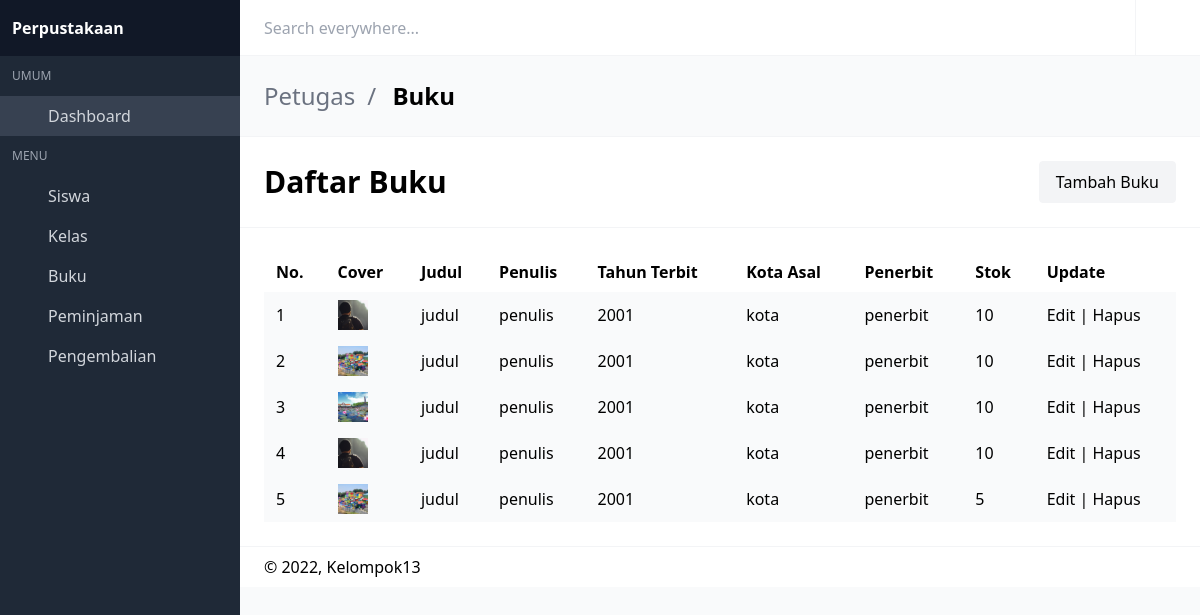
The page /main/petugas/buku.php (signed in) on the database its author committed.
### tables this page shows
CREATE TABLE `buku` (
  `id_buku` int(11) NOT NULL,
  `penulis` varchar(50) NOT NULL,
  `tahun` year(4) NOT NULL,
  `judul` varchar(255) NOT NULL,
  `kota` varchar(50) NOT NULL,
  `penerbit` varchar(255) NOT NULL,
  `cover` varchar(255) NOT NULL,
  `sinopsis` text NOT NULL,
  `stok` int(3) NOT NULL
);

### main/petugas/buku.php (the view, shortened to what this page needs)
<?php
include_once("config.php");
?>
<!DOCTYPE html>
<html lang="en" class="">
<head>
  <link rel="stylesheet" href="css/main.css?v=1628755089081">
</head>
<body>
<div id="app">
<nav id="navbar-main" class="navbar is-fixed-top">
  <div class="navbar-brand">
    <div class="navbar-item">
      <div class="control"><input placeholder="Search everywhere..." class="input"></div>
    </div>
  </div>
  <div class="navbar-menu" id="navbar-menu">
    <div class="navbar-end">
      <a href="" class="navbar-item has-divider desktop-icon-only">
        <span class="icon"><i class="mdi mdi-help-circle-outline"></i></span>
      </a>
      <a href="keluar.php" title="Log out" class="navbar-item desktop-icon-only">
        <span class="icon"><i class="mdi mdi-logout"></i></span>
      </a>
    </div>
  </div>
</nav>
<aside class="aside is-placed-left is-expanded">
  <div class="aside-tools">
    <div>
    <b class="font-black">Perpustakaan</b>
    </div>
  </div>
  <div class="menu is-menu-main">
    <p class="menu-label">Umum</p>
    <ul class="menu-list">
      <li class="active">
        <a href="dashboard.php">
          <span class="icon"><i class="mdi mdi-desktop-mac"></i></span>
          <span class="menu-item-label">Dashboard</span>
        </a>
      </li>
    </ul>
    <p class="menu-label">Menu</p>
    <ul class="menu-list">
      <li class="--set-active-tables-html">
        <a href="siswa.php">
          <span class="icon"><i class="mdi mdi-account-circle"></i></span>
          <span class="menu-item-label">Siswa</span>
        </a>
      </li>
      <li class="--set-active-forms-html">
        <a href="kelas.php">
          <span class="icon"><i class="mdi mdi-table"></i></span>
          <span class="menu-item-label">Kelas</span>
        </a>
      </li>
      <li class="--set-active-profile-html">
        <a href="buku.php">
          <span class="icon"><i class="mdi mdi-book"></i></span>
          <span class="menu-item-label">Buku</span>
        </a>
      </li>
      <li>
        <a href="peminjaman.php">
          <span class="icon"><i class="mdi mdi-cart-plus"></i></span>
          <span class="menu-item-label">Peminjaman</span>
        </a>
      </li>
      <li>
        <a href="pengembalian.php">
          <span class="icon"><i class="mdi mdi-cart-minus"></i></span>
          <span class="menu-item-label">Pengembalian</span>
        </a>
      </li>
    </ul>
  </div>
</aside>
<section class="is-title-bar">
  <div class="flex flex-col md:flex-row items-center justify-between space-y-6 md:space-y-0">
    <ul>
      <li>Petugas</li>
      <li>Buku</li>
    </ul>
  </div>
</section>
<section class="is-hero-bar">
  <div class="flex flex-col md:flex-row items-center justify-between space-y-6 md:space-y-0">
    <h1 class="title">
      Daftar Buku
    </h1>
    <a href="buatbuku.php" class="btn btn-outline-dark button light">Tambah Buku</a>
  </div>
</section>
<section class="is-hero-bar">
  <div class="flex flex-col md:flex-row items-center justify-between space-y-6 md:space-y-0">
<table class="table table-primary p-1 mt-4 border border-primary container">
  <tbody>
      <tr>
          <th>No.</th>
          <th>Cover</th>
          <th>Judul</th>
          <th>Penulis</th>
          <th>Tahun Terbit</th>
          <th>Kota Asal</th>
          <th>Penerbit</th>
          <th>Stok</th>
          <th class="text-center" >Update</th>
      </tr>
  </tbody>
  <tbody>
  <?php
    if(isset($_GET['cari'])){
      $cari = $_GET['cari'];
      $result = mysqli_query($conn,"SELECT * FROM buku WHERE judul LIKE '%".$cari."%'");
    }else{
      $result = mysqli_query($conn,"SELECT * FROM buku");
    }
    $no =1;
    while($data = mysqli_fetch_array($result)) {
      ?>
        <tbody>
        <tr>
            <td class="text-center"><?= $no ?></td>
            <td>
              <img src="img/<?= $data['6']?>" width="30px" class="img-thumbnail" alt="">
            </td>
            <td><?= $data['3']?></td>
            <td><?= $data['1']?></td>
            <td><?= $data['2']?></td>
            <td><?= $data['4']?></td>
            <td><?= $data['5']?></td>
            <td><?= $data['8']?></td>
            <td colspan="2">
            <a href="editbuku.php?id_buku=<?=$data['id_buku']?>" class="btn btn-outline-primary">Edit</a>
            |
            <a href="deletebuku.php?id_buku=<?=$data['id_buku']?>" class="btn btn-outline-danger">Hapus</a>
            </td>
        </tr>
        </tbody>
    <?php
    $no++;
      }
      ?>
</table>
  </div>
</section>
<footer class="footer">
  <div class="flex flex-col md:flex-row items-center justify-between space-y-3 md:space-y-0">
    <div class="flex items-center justify-start space-x-3">
      <div>
        © 2022, Kelompok13
      </div>
    </div>
  </div>
</footer>
<link rel="stylesheet" href="https://cdn.materialdesignicons.com/4.9.95/css/materialdesignicons.min.css">
</body>
</html>

### rows shown on the page
buku: cover (picture), judul "judul", penulis "penulis", tahun "2001", kota "kota", penerbit "penerbit", stok "10"
buku: cover (picture), judul "judul", penulis "penulis", tahun "2001", kota "kota", penerbit "penerbit", stok "10"
buku: cover (picture), judul "judul", penulis "penulis", tahun "2001", kota "kota", penerbit "penerbit", stok "10"
buku: cover (picture), judul "judul", penulis "penulis", tahun "2001", kota "kota", penerbit "penerbit", stok "10"
buku: cover (picture), judul "judul", penulis "penulis", tahun "2001", kota "kota", penerbit "penerbit", stok "5"
